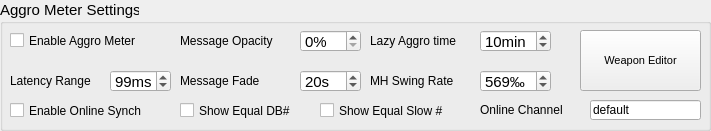
  <widget class="QGroupBox" name="groupBox_3">
   <property name="geometry">
    <rect>
     <x>10</x>
     <y>260</y>
     <width>711</width>
     <height>131</height>
    </rect>
   </property>
   <property name="font">
    <font>
     <family>Arial</family>
     <pointsize>11</pointsize>
    </font>
   </property>
   <property name="title">
    <string>Aggro Meter Settings</string>
   </property>
   <widget class="QLabel" name="label_31">
    <property name="geometry">
     <rect>
      <x>180</x>
      <y>70</y>
      <width>101</width>
      <height>21</height>
     </rect>
    </property>
    <property name="font">
     <font>
      <family>Arial</family>
      <pointsize>9</pointsize>
     </font>
    </property>
    <property name="text">
     <string>Message Fade</string>
    </property>
   </widget>
   <widget class="QSpinBox" name="spinBox_23">
    <property name="geometry">
     <rect>
      <x>300</x>
      <y>70</y>
      <width>61</width>
      <height>22</height>
     </rect>
    </property>
    <property name="suffix">
     <string>s</string>
    </property>
    <property name="minimum">
     <number>1</number>
    </property>
    <property name="maximum">
     <number>120</number>
    </property>
    <property name="value">
     <number>20</number>
    </property>
   </widget>
   <widget class="QSpinBox" name="spinBox_25">
    <property name="geometry">
     <rect>
      <x>480</x>
      <y>30</y>
      <width>71</width>
      <height>22</height>
     </rect>
    </property>
    <property name="suffix">
     <string>min</string>
    </property>
    <property name="minimum">
     <number>1</number>
    </property>
    <property name="maximum">
     <number>120</number>
    </property>
    <property name="value">
     <number>10</number>
    </property>
   </widget>
   <widget class="QLabel" name="label_33">
    <property name="geometry">
     <rect>
      <x>370</x>
      <y>30</y>
      <width>111</width>
      <height>21</height>
     </rect>
    </property>
    <property name="font">
     <font>
      <family>Arial</family>
      <pointsize>9</pointsize>
     </font>
    </property>
    <property name="text">
     <string>Lazy Aggro time</string>
    </property>
   </widget>
   <widget class="QCheckBox" name="checkBox_2">
    <property name="geometry">
     <rect>
      <x>10</x>
      <y>30</y>
      <width>181</width>
      <height>21</height>
     </rect>
    </property>
    <property name="font">
     <font>
      <family>Arial</family>
      <pointsize>9</pointsize>
     </font>
    </property>
    <property name="text">
     <string>Enable Aggro Meter</string>
    </property>
   </widget>
   <widget class="QPushButton" name="pushButton_13">
    <property name="geometry">
     <rect>
      <x>580</x>
      <y>30</y>
      <width>121</width>
      <height>61</height>
     </rect>
    </property>
    <property name="font">
     <font>
      <family>Arial</family>
      <pointsize>8</pointsize>
     </font>
    </property>
    <property name="text">
     <string>Weapon Editor</string>
    </property>
   </widget>
   <widget class="QSpinBox" name="spinBox_13">
    <property name="geometry">
     <rect>
      <x>300</x>
      <y>30</y>
      <width>61</width>
      <height>22</height>
     </rect>
    </property>
    <property name="suffix">
     <string>%</string>
    </property>
    <property name="minimum">
     <number>0</number>
    </property>
    <property name="maximum">
     <number>100</number>
    </property>
    <property name="singleStep">
     <number>5</number>
    </property>
   </widget>
   <widget class="QLabel" name="label_22">
    <property name="geometry">
     <rect>
      <x>180</x>
      <y>30</y>
      <width>121</width>
      <height>21</height>
     </rect>
    </property>
    <property name="font">
     <font>
      <family>Arial</family>
      <pointsize>9</pointsize>
     </font>
    </property>
    <property name="text">
     <string>Message Opacity</string>
    </property>
   </widget>
   <widget class="QSpinBox" name="spinBox_14">
    <property name="geometry">
     <rect>
      <x>480</x>
      <y>70</y>
      <width>71</width>
      <height>22</height>
     </rect>
    </property>
    <property name="suffix">
     <string>‰</string>
    </property>
    <property name="minimum">
     <number>1</number>
    </property>
    <property name="maximum">
     <number>999</number>
    </property>
    <property name="singleStep">
     <number>1</number>
    </property>
    <property name="value">
     <number>569</number>
    </property>
   </widget>
   <widget class="QLabel" name="label_23">
    <property name="geometry">
     <rect>
      <x>370</x>
      <y>70</y>
      <width>101</width>
      <height>21</height>
     </rect>
    </property>
    <property name="font">
     <font>
      <family>Arial</family>
      <pointsize>9</pointsize>
     </font>
    </property>
    <property name="text">
     <string>MH Swing Rate</string>
    </property>
   </widget>
   <widget class="QLabel" name="label_35">
    <property name="geometry">
     <rect>
      <x>10</x>
      <y>70</y>
      <width>101</width>
      <height>21</height>
     </rect>
    </property>
    <property name="font">
     <font>
      <family>Arial</family>
      <pointsize>9</pointsize>
     </font>
    </property>
    <property name="text">
     <string>Latency Range</string>
    </property>
   </widget>
   <widget class="QSpinBox" name="spinBox_26">
    <property name="geometry">
     <rect>
      <x>110</x>
      <y>70</y>
      <width>61</width>
      <height>22</height>
     </rect>
    </property>
    <property name="suffix">
     <string>ms</string>
    </property>
    <property name="minimum">
     <number>10</number>
    </property>
    <property name="maximum">
     <number>500</number>
    </property>
    <property name="value">
     <number>99</number>
    </property>
   </widget>
   <widget class="QCheckBox" name="checkBox_5">
    <property name="geometry">
     <rect>
      <x>10</x>
      <y>100</y>
      <width>231</width>
      <height>21</height>
     </rect>
    </property>
    <property name="font">
     <font>
      <family>Arial</family>
      <pointsize>9</pointsize>
     </font>
    </property>
    <property name="text">
     <string>Enable Online Synch</string>
    </property>
   </widget>
   <widget class="QCheckBox" name="checkBox_6">
    <property name="geometry">
     <rect>
      <x>180</x>
      <y>100</y>
      <width>151</width>
      <height>21</height>
     </rect>
    </property>
    <property name="font">
     <font>
      <family>Arial</family>
      <pointsize>9</pointsize>
     </font>
    </property>
    <property name="text">
     <string>Show Equal DB#</string>
    </property>
   </widget>
   <widget class="QCheckBox" name="checkBox_7">
    <property name="geometry">
     <rect>
      <x>320</x>
      <y>100</y>
      <width>151</width>
      <height>21</height>
     </rect>
    </property>
    <property name="font">
     <font>
      <family>Arial</family>
      <pointsize>9</pointsize>
     </font>
    </property>
    <property name="text">
     <string>Show Equal Slow #</string>
    </property>
   </widget>
   <widget class="QLabel" name="label_12">
    <property name="geometry">
     <rect>
      <x>480</x>
      <y>100</y>
      <width>101</width>
      <height>20</height>
     </rect>
    </property>
    <property name="font">
     <font>
      <family>Arial</family>
      <pointsize>9</pointsize>
     </font>
    </property>
    <property name="text">
     <string>Online Channel</string>
    </property>
   </widget>
   <widget class="QLineEdit" name="lineEdit_2">
    <property name="enabled">
     <bool>true</bool>
    </property>
    <property name="geometry">
     <rect>
      <x>590</x>
      <y>100</y>
      <width>111</width>
      <height>20</height>
     </rect>
    </property>
    <property name="font">
     <font>
      <family>Arial</family>
      <pointsize>9</pointsize>
     </font>
    </property>
    <property name="text">
     <string>default</string>
    </property>
    <property name="readOnly">
     <bool>true</bool>
    </property>
   </widget>
  </widget>
